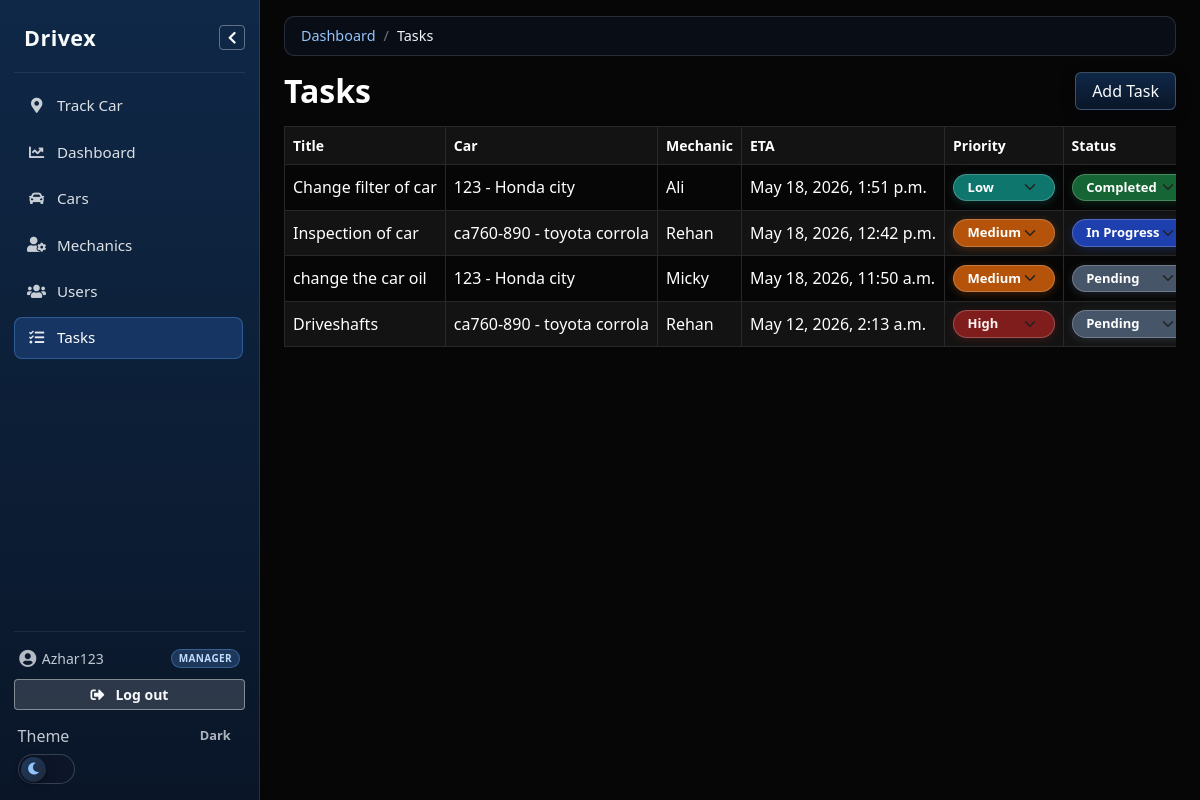
The page /tasks/ (signed in) on the database its author committed.
### taskapp/models.py (models this page shows, shortened)
class Task(models.Model):
    STATUS_CHOICES = [
        ('pending', 'Pending'),
        ('in_progress', 'In Progress'),
        ('completed', 'Completed'),
    ]
    PRIORITY_CHOICES = [
        ('low', 'Low'),
        ('medium', 'Medium'),
        ('high', 'High'),
    ]
    car = models.ForeignKey(
        Cars,
        on_delete=models.CASCADE,
        related_name='tasks'
    )
    mechanic = models.ForeignKey(
        Mechanic,
        on_delete=models.SET_NULL,
        null=True,
        blank=True,
        related_name='tasks'
    )
    title = models.CharField(max_length=200)
    description = models.TextField(blank=True)
    status = models.CharField(
        max_length=20,
        choices=STATUS_CHOICES,
        default='pending'
    )
    priority = models.CharField(
        max_length=10,
        choices=PRIORITY_CHOICES,
        default='medium'
    )
    estimated_hours = models.DecimalField(
        max_digits=4,
        decimal_places=1,
        null=True,
        blank=True,
        help_text='Work estimate in hours; used to calculate promised completion when you save.',
    )
    promised_completion_at = models.DateTimeField(null=True, blank=True)
    created_at = models.DateTimeField(auto_now_add=True)
    updated_at = models.DateTimeField(auto_now=True)
    class Meta:
        ordering = ['status', '-created_at']
    def save(self, *args, **kwargs):
        if self.estimated_hours:
            base_time = self.created_at or timezone.now()
            self.promised_completion_at = base_time + timedelta(
                hours=float(self.estimated_hours)
            )
        else:
            self.promised_completion_at = None
        super().save(*args, **kwargs)
        if self.mechanic_id and self.status != 'completed':
            Mechanic.objects.filter(pk=self.mechanic_id).update(
                is_manually_busy=False,
            )

class Cars(models.Model):
    Status_choices = [
        ('waiting', 'Waiting'),
        ('assigned', 'Assigned'),
        ('in_progress', 'In-progress'),
        ('completed', 'Completed')
    ]
    registration_number = models.CharField(max_length=20, unique=True)
    make = models.CharField(max_length=50)
    model = models.CharField(max_length=50)
    year = models.PositiveIntegerField(null=True, blank=True)
    customer_name = models.CharField(max_length=100, blank=True)
    customer_phone = models.CharField(max_length=20, blank=True)
    status = models.CharField(
        max_length=20,
        choices=Status_choices,
        default='waiting'
    )
    created_at = models.DateTimeField(auto_now_add=True)
    class Meta:
        ordering = ['-created_at']
        verbose_name = 'Car'
        verbose_name_plural = 'Cars'
    def __str__(self):
        return f"{self.registration_number} - {self.make} {self.model}"

class Mechanic(models.Model):
    name = models.CharField(max_length=30)
    specialization = models.CharField(max_length=30, blank=True)
    phone_number = models.CharField(max_length=20, blank=True)
    is_active = models.BooleanField(default=True)
    is_on_leave = models.BooleanField(
        default=False,
        help_text='Mark when the mechanic is unavailable (leave).',
    )
    is_manually_busy = models.BooleanField(
        default=False,
        help_text='When set and there is no open task, shows as Busy.',
    )
    user = models.OneToOneField(
        settings.AUTH_USER_MODEL,
        on_delete=models.SET_NULL,
        null=True,
        blank=True,
        related_name='mechanic_profile',
        help_text='Optional login for this mechanic (restricted to assigned tasks only).',
    )
    created_at = models.DateTimeField(auto_now_add=True)
    class Meta:
        ordering = ['name']
    def __str__(self):
        return self.name

### taskapp/views.py (the view)
# urls.py: path('tasks/', views.TaskListView.as_view(), name='task_list'),
class TaskListView(ShopAccessMixin, ListView):
    model = Task
    template_name = 'tasks/task_list.html'
    context_object_name = 'tasks'
    def get_queryset(self):
        return (
            mechanic_tasks_queryset(self.request.user).select_related(
                'car',
                'mechanic',
            )
        )
    def get_context_data(self, **kwargs):
        ctx = super().get_context_data(**kwargs)
        ctx['task_status_choices'] = Task.STATUS_CHOICES
        ctx['task_priority_choices'] = Task.PRIORITY_CHOICES
        return ctx

### taskapp/breadcrumbs.py (called while the page is built)
def _dashboard():
    return {"label": _("Dashboard"), "url": reverse("home")}

### taskapp/context_processors.py (called while the page is built, shortened)
def admin_mechanic_task_summary(request):
    try:
        admin_index = reverse('admin:index')
    except Exception:
        return {}
    if request.path.rstrip('/') != admin_index.rstrip('/'):
        return {}

def shop_roles(request):
    user = request.user
    role = resolve_shop_access_role(user) if user.is_authenticated else None
    return {
        'shop_role': role,
        'is_shop_manager': role == 'manager',
        'shop_mechanic': get_mechanic_profile(user) if user.is_authenticated else None,
    }

def shop_breadcrumbs(request):
    return {'shop_breadcrumb_items': resolve_shop_breadcrumb_items(request)}

def site_shop_theme(request):
    raw = request.COOKIES.get(SITE_THEME_COOKIE, '')
    theme = raw if raw in ('light', 'dark') else 'dark'
    return {
        'site_bootswatch_css': (
            SITE_BOOTSWATCH_LIGHT_CSS if theme == 'light' else SITE_BOOTSWATCH_DARK_CSS
        ),
        'site_bootswatch_dark_url': SITE_BOOTSWATCH_DARK_CSS,
        'site_bootswatch_light_url': SITE_BOOTSWATCH_LIGHT_CSS,
        'site_theme_cookie_name': SITE_THEME_COOKIE,
    }

### taskapp/mixins.py (called while the page is built)
    def test_func(self):
        return resolve_shop_access_role(self.request.user) is not None

### taskapp/rbac.py (called while the page is built)
def is_shop_manager(user) -> bool:
    if not user.is_authenticated:
        return False
    if user.is_superuser:
        return True
    return user.groups.filter(name=MANAGER_GROUP).exists()

def get_mechanic_profile(user):
    if not user.is_authenticated:
        return None
    try:
        return user.mechanic_profile
    except ObjectDoesNotExist:
        return None

def resolve_shop_access_role(user) -> str | None:
    if not user.is_authenticated:
        return None
    if is_shop_manager(user):
        return 'manager'
    if get_mechanic_profile(user) is not None:
        return 'mechanic'
    return None

def mechanic_tasks_queryset(user):
    from .models import Task
    if not user.is_authenticated:
        return Task.objects.none()
    if is_shop_manager(user):
        return Task.objects.all()
    mech = get_mechanic_profile(user)
    if mech is None:
        return Task.objects.none()
    return Task.objects.filter(mechanic=mech)

### taskapp/templates/tasks/task_list.html (shortened to what this page needs)
{% extends 'base.html' %} {% block content %}
<div class="d-flex justify-content-between align-items-center flex-wrap gap-2 mb-3">
  <h2 class="mb-0">{% if shop_role == 'mechanic' %}My tasks{% else %}Tasks{% endif %}</h2>
  {% if is_shop_manager %}
  <a href="{% url 'task_create' %}" class="btn btn-primary">Add Task</a>
  {% endif %}
</div>
<div class="table-responsive shop-table-scroll">
<table class="table table-bordered table-striped">
  <thead>
    <tr>
      <th>Title</th>
      <th>Car</th>
      <th>Mechanic</th>
      <th>ETA</th>
      <th>Priority</th>
      <th>Status</th>
    </tr>
  </thead>
  <tbody>
    {% for task in tasks %}
    <tr>
      <td>{{ task.title }}</td>
      <td>{{ task.car }}</td>
      <td>{{ task.mechanic }}</td>
      <td>
        {% if task.promised_completion_at %}
        {{ task.promised_completion_at|date:"M d, Y, g:i a" }}
        {% else %}
        <span class="text-muted">Not set</span>
        {% endif %}
      </td>
      <td class="task-inline-cell">
        {% if is_shop_manager %}
        <select
          name="priority"
          id="task-{{ task.pk }}-priority"
          form="form-task-priority-{{ task.pk }}"
          class="form-select form-select-sm enum-select enum-task-priority task-inline-select"
          onchange="document.getElementById('form-task-priority-{{ task.pk }}').submit()"
        >
          {% for value, label in task_priority_choices %}
          <option value="{{ value }}" {% if task.priority == value %}selected{% endif %}>
            {{ label }}
          </option>
          {% endfor %}
        </select>
        {% else %}
        {{ task.get_priority_display }}
        {% endif %}
      </td>
      <td class="task-inline-cell">
        {% if is_shop_manager or shop_role == 'mechanic' %}
        <select
          name="status"
          id="task-{{ task.pk }}-status"
          form="form-task-status-{{ task.pk }}"
          class="form-select form-select-sm enum-select enum-task-status task-inline-select"
          onchange="document.getElementById('form-task-status-{{ task.pk }}').submit()"
        >
          {% for value, label in task_status_choices %}
          <option value="{{ value }}" {% if task.status == value %}selected{% endif %}>
            {{ label }}
          </option>
          {% endfor %}
        </select>
        {% else %}
        {{ task.get_status_display }}
        {% endif %}
      </td>
    </tr>
    {% endfor %}
  </tbody>
</table>
</div>
{% endblock %}

### taskapp/templates/base.html (shortened to what this page needs)
{% load static i18n %}
<!doctype html>
<html lang="en">
  <head>
    <link
      id="task-site-bootstrap-theme"
      rel="stylesheet"
      href="{{ site_bootswatch_css }}"
    />
    <link
      rel="stylesheet"
      href="https://cdnjs.cloudflare.com/ajax/libs/font-awesome/5.15.4/css/all.min.css"
    />
    <link rel="stylesheet" href="{% static 'taskapp/css/site-theme.css' %}" />
  </head>
  <body class="bg-body text-body">
    {% if user.is_authenticated and shop_role %}
    <div class="site-shell" id="site-shell">
      <aside class="site-sidebar" id="site-sidebar" aria-label="{% trans 'Main navigation' %}">
        <div class="site-sidebar-inner">
          <div class="site-sidebar-header-row">
            <a
              class="site-sidebar-brand"
              href="{% if shop_role == 'mechanic' %}{% url 'task_list' %}{% else %}{% url 'home' %}{% endif %}"
              ><span class="site-sidebar-brand-full">Drivex</span
              ><span class="site-sidebar-brand-short" aria-hidden="true">D</span></a
            >
            <button
              type="button"
              class="site-sidebar-collapse-toggle btn btn-sm btn-outline-light d-none d-lg-inline-flex"
              id="site-sidebar-collapse-toggle"
              aria-expanded="true"
              aria-controls="site-sidebar"
              data-title-expanded="{% trans 'Collapse sidebar' %}"
              data-title-collapsed="{% trans 'Expand sidebar' %}"
              title="{% trans 'Collapse sidebar' %}"
            >
              <i class="fas fa-chevron-left" aria-hidden="true"></i>
            </button>
          </div>
          <nav class="site-sidebar-nav">
            {% if is_shop_manager %}
            <a
              href="{% url 'customer_eta' %}"
              class="site-sidebar-link {% if request.path == '/track-car/' %}active{% endif %}"
              title="{% trans 'Track Car' %}"
              ><i class="fas fa-map-marker-alt site-sidebar-icon" aria-hidden="true"></i>
              <span class="site-sidebar-label">{% trans 'Track Car' %}</span></a
            >
            {% endif %}
            {% if is_shop_manager %}
            <a
              href="{% url 'home' %}"
              class="site-sidebar-link {% if request.path == '/' %}active{% endif %}"
              title="{% trans 'Dashboard' %}"
              ><i class="fas fa-chart-line site-sidebar-icon" aria-hidden="true"></i>
              <span class="site-sidebar-label">{% trans 'Dashboard' %}</span></a
            >
            <a
              href="{% url 'car_list' %}"
              class="site-sidebar-link {% if request.path|slice:':6' == '/cars/' %}active{% endif %}"
              title="{% trans 'Cars' %}"
              ><i class="fas fa-car site-sidebar-icon" aria-hidden="true"></i>
              <span class="site-sidebar-label">{% trans 'Cars' %}</span></a
            >
            <a
              href="{% url 'mechanic_list' %}"
              class="site-sidebar-link {% if request.path|slice:':12' == '/mechanics/' %}active{% endif %}"
              title="{% trans 'Mechanics' %}"
              ><i class="fas fa-user-cog site-sidebar-icon" aria-hidden="true"></i>
              <span class="site-sidebar-label">{% trans 'Mechanics' %}</span></a
            >
            <a
              href="{% url 'shop_user_list' %}"
              class="site-sidebar-link {% if request.path|slice:':7' == '/users/' %}active{% endif %}"
              title="{% trans 'Users' %}"
              ><i class="fas fa-users site-sidebar-icon" aria-hidden="true"></i>
              <span class="site-sidebar-label">{% trans 'Users' %}</span></a
            >
            {% endif %}
            <a
              href="{% url 'task_list' %}"
              class="site-sidebar-link {% if request.path|slice:':7' == '/tasks/' %}active{% endif %}"
              title="{% if shop_role == 'mechanic' %}{% trans 'My tasks' %}{% else %}{% trans 'Tasks' %}{% endif %}"
              ><i class="fas fa-tasks site-sidebar-icon" aria-hidden="true"></i>
              <span class="site-sidebar-label"
                >{% if shop_role == 'mechanic' %}{% trans 'My tasks' %}{% else %}{% trans 'Tasks' %}{% endif %}</span
              ></a
            >
          </nav>
          <div class="site-sidebar-footer">
            <div
              class="site-sidebar-user"
              title="{{ user.username }} — {% if shop_role == 'manager' %}{% if user.is_superuser %}{% trans 'Superuser' %}{% else %}{% trans 'Manager' %}{% endif %}{% elif shop_role == 'mechanic' %}{% trans 'Mechanic' %}{% endif %}"
            >
              <i class="fas fa-user-circle site-sidebar-user-icon" aria-hidden="true"></i>
              <span class="site-sidebar-user-meta">
                <span class="site-sidebar-user-line">
                  <span class="site-sidebar-user-name text-truncate">{{ user.username }}</span>
                  {% if shop_role == 'manager' %}
                  <span
                    class="site-sidebar-role-badge {% if user.is_superuser %}site-sidebar-role-badge-superuser{% else %}site-sidebar-role-badge-manager{% endif %}"
                    >{% if user.is_superuser %}{% trans 'Superuser' %}{% else %}{% trans 'Manager' %}{% endif %}</span
                  >
                  {% elif shop_role == 'mechanic' %}
                  <span class="site-sidebar-role-badge site-sidebar-role-badge-mechanic"
                    >{% trans 'Mechanic' %}</span
                  >
                  {% endif %}
                </span>
              </span>
            </div>
            <form method="post" action="{% url 'logout' %}" class="site-sidebar-logout">
              <button type="submit" class="btn btn-sidebar-logout btn-sm w-100">
                <i class="fas fa-sign-out-alt site-sidebar-logout-icon" aria-hidden="true"></i>
                <span class="site-sidebar-logout-text">{% trans 'Log out' %}</span>
              </button>
            </form>
            <div class="site-sidebar-theme">
              <div class="site-sidebar-theme-meta">
                <span class="theme-toggle-label">{% trans 'Theme' %}</span>
                <span id="task-site-theme-label" class="theme-toggle-mode">Dark</span>
              </div>
              <label class="theme-switch" title="{% trans 'Toggle light theme' %}">
                <span class="theme-switch-track">
                  <span class="theme-switch-thumb">
                    <i class="fas fa-moon theme-switch-icon-dark"></i>
                  </span>
                </span>
              </label>
            </div>
          </div>
        </div>
      </aside>
      <div class="site-main">
        <div class="site-main-body container-fluid px-3 px-lg-4 py-3 pb-5">
    {% endif %}
          {% include "includes/shop_breadcrumbs.html" %}
          {% block content %}{% endblock %}
    {% if user.is_authenticated and shop_role %}
        </div>
      </div>
    </div>
    {% else %}
    </div>
    {% endif %}
  </body>
</html>

### rows shown on the page
Task: title "Change filter of car", car "123 - Honda city", mechanic "Ali", promised_completion_at "May 18, 2026, 1:51 p.m.", priority "Low", status "Completed"
Task: title "Inspection of car", car "ca760-890 - toyota corrola", mechanic "Rehan", promised_completion_at "May 18, 2026, 12:42 p.m.", priority "Medium", status "In Progress"
Task: title "change the car oil", car "123 - Honda city", mechanic "Micky", promised_completion_at "May 18, 2026, 11:50 a.m.", priority "Medium", status "Pending"
Task: title "Driveshafts", car "ca760-890 - toyota corrola", mechanic "Rehan", promised_completion_at "May 12, 2026, 2:13 a.m.", priority "High", status "Pending"

### other values the page prints
{{ user.username }} "Azhar123"
{{ item.label }} "Dashboard"
{{ item.label }} "Tasks"
